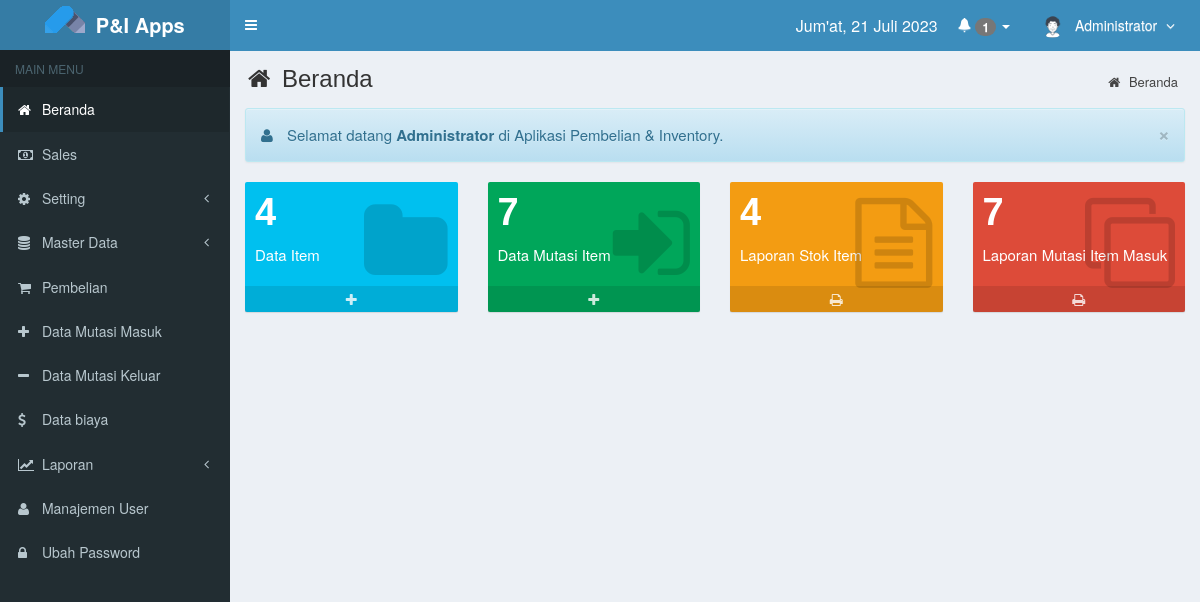
Page /main.php?module=beranda (signed in) on the committed database.
### tables this page shows
CREATE TABLE `is_users` (
  `id_user` int(3) NOT NULL AUTO_INCREMENT,
  `resto` varchar(50) DEFAULT NULL,
  `username` varchar(50) NOT NULL,
  `nama_user` varchar(50) NOT NULL,
  `password` varchar(50) NOT NULL,
  `email` varchar(50) DEFAULT NULL,
  `telepon` varchar(13) DEFAULT NULL,
  `foto` varchar(100) DEFAULT NULL,
  `hak_akses` enum('Super Admin','Manajer','Gudang','Finance','Purchasing') NOT NULL,
  `hari_reminder` int(11) NOT NULL DEFAULT 0,
  `status` enum('aktif','blokir') NOT NULL DEFAULT 'aktif',
  `created_at` timestamp NOT NULL DEFAULT current_timestamp() ON UPDATE current_timestamp(),
  `updated_at` timestamp NULL DEFAULT NULL ON UPDATE current_timestamp(),
  PRIMARY KEY (`id_user`),
  KEY `level` (`hak_akses`)
);

### config/fungsi.php (called while the page is built, shortened)
<?php
function tglIndonesia($str){
  $tr   = trim($str);
  $str    = str_replace(array('Sun', 'Mon', 'Tue', 'Wed', 'Thu', 'Fri', 'Sat', 'January', 'February', 'March', 'April', 'May', 'June', 'July', 'August', 'September', 'October', 'November', 'December'), array('Minggu', 'Senin', 'Selasa', 'Rabu', 'Kamis', 'Jum\'at', 'Sabtu', 'Januari', 'Februari', 'Maret', 'April', 'Mei', 'Juni', 'Juli', 'Agustus', 'September', 'Oktober', 'November', 'Desember'), $tr);
  return $str;
}
?>

### top-menu.php (the view, shortened to what this page needs)
<?php
require_once "config/database.php";
require_once "config/fungsi.php";
?>
<div style="height: auto; color: white;padding: 14px 0px 0px 0px;float: left;font-size: 16px;">
    <span style="margin-right:5px"><?php echo tglIndonesia(date('D, d F Y')); ?></span>
</div>
<?php if($_SESSION['hak_akses']=='Super Admin') : ?>
<li class="dropdown">
    <?php
        $date = new DateTime();
        $date->modify('-' . 3 . ' day');
        $query = mysqli_query($mysqli, "SELECT kode_request, jatuh_tempo, sum(qty*harga) AS jumlah FROM is_part_req WHERE jatuh_tempo<='" . $date->format('Y-m-d') . "' AND status_bayar='Unpaid' GROUP BY kode_request") or die('Kesalahan menampilkan notif jatuh tempo: ' . mysqli_error($mysqli));
    ?>
    <a class="dropdown-toggle" type="button" id="dropdownMenu1" data-toggle="dropdown" aria-haspopup="true" aria-expanded="true" href="#">
        <i class="glyphicon glyphicon-bell"></i>
        <span class="badge badge-primary"><?php echo mysqli_num_rows($query)?></span>
        <span class="caret"></span>
    </a>
</li>
<?php endif; ?>
<?php
$query = mysqli_query($mysqli, "SELECT id_user, nama_user, foto, hak_akses FROM is_users WHERE id_user='$_SESSION[id_user]'")
                                or die('Ada kesalahan pada query tampil Manajemen User: '.mysqli_error($mysqli));
$data = mysqli_fetch_assoc($query);
?>
<li class="dropdown user user-menu">
  <a href="#" class="dropdown-toggle" data-toggle="dropdown">
  <?php
  if ($data['foto']=="") { ?>
    <img src="images/user/user-default.png" class="user-image" alt="User Image"/>
  <?php
  }
  else { ?>
    <img src="images/user/<?php echo $data['foto']; ?>" class="user-image" alt="User Image"/>
  <?php
  }
  ?>
	<span class="hidden-xs"><?php echo $data['nama_user']; ?> <i style="margin-left:5px" class="fa fa-angle-down"></i></span>
  </a>
</li>

### assets/css/style.css (style rules this page uses)
body { background-color: #fff; color: #333; font-size: 14px; line-height: 1.45; }

### rows in the picture
is_users: foto (picture), nama_user "Administrator"

### other values in the picture
mysqli_num_rows($query) "1"
$_SESSION['nama_user'] "Administrator"
$data['jumlah'] "4"
$data['jumlah'] "7"
